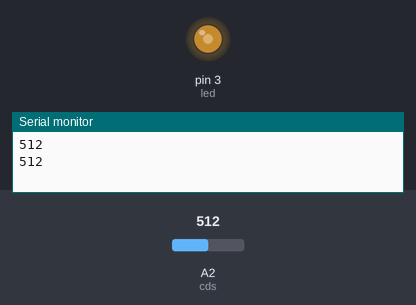
A sketch run on a simulated Arduino Uno, built with avr-gcc and run on an emulated ATmega328P. Shown: output pins drawn as LEDs (lit = HIGH), the last lines printed to the serial monitor. The test bench sets the inputs (shaded band); at power-on: A2 (cds) = 512.

Above: at 1.8 s.
1.9 s: A2 (cds) set to 716
At 3.2 s:
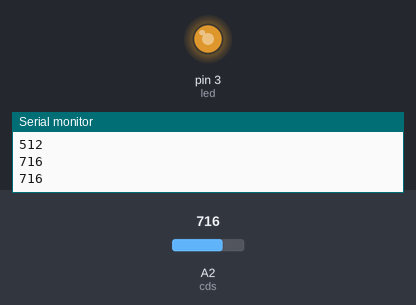
3.5 s: A2 (cds) set to 900
At 4.9 s:
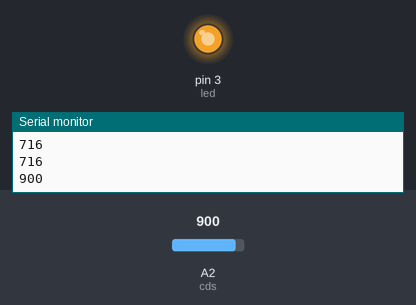
5.5 s: A2 (cds) set to 122
At 6.5 s:
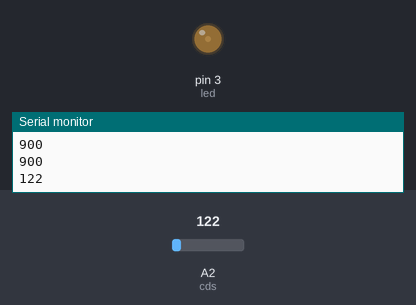
7.5 s: A2 (cds) set to 0
At 9.2 s:
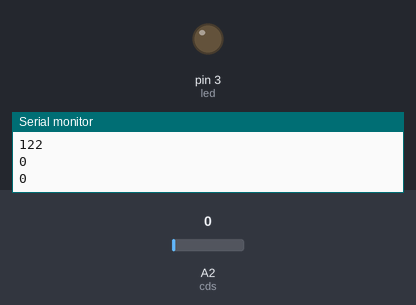
Timing chart, 0 to 10.5 s (numbered marks = the images above; inputs shaded):
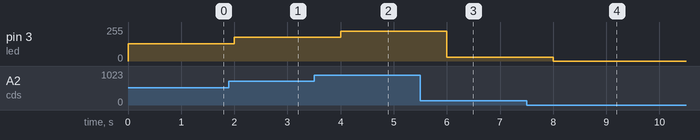

Measured:
- after the input at 1.9 s, pin 3 (led): 128/255 → 179/255 after 0.10 s
- after the input at 3.5 s, pin 3 (led): 179/255 → 225/255 after 0.50 s
- after the input at 5.5 s, pin 3 (led): 225/255 → 30/255 after 0.50 s
- after the input at 7.5 s, pin 3 (led): 30/255 → 0/255 after 0.50 s

The sketch:

C18-2.ino
```cpp
#define cds A2
#define led 3
int cdsvalue;


void setup() {

pinMode(cds, INPUT);
pinMode(led, OUTPUT);
Serial.begin(9600);

}


void loop() { // 아래는 풀 다운 세팅.

  cdsvalue = analogRead(cds);
  analogWrite(led,cdsvalue/4);
  Serial.println(cdsvalue);
  delay(1000);
 }
```
